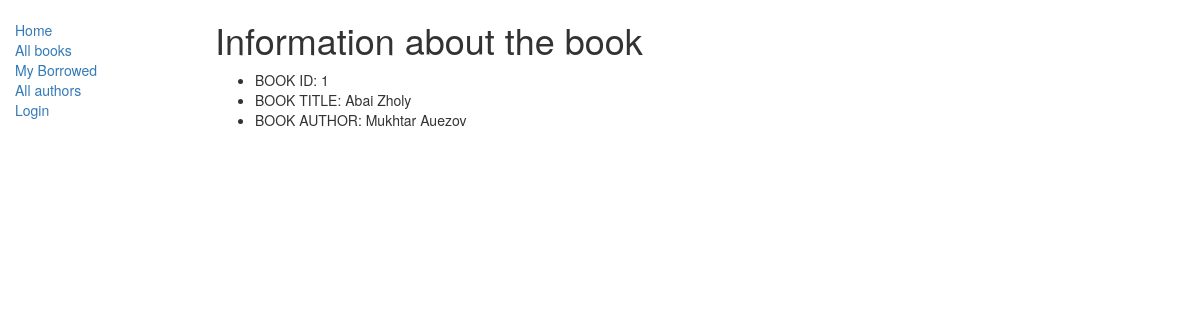
/catalog/book/1, run on the app's committed database.
### catalog/models.py (models this page shows, shortened)
class Book(models.Model):
    title = models.CharField(max_length=200)
    author = models.ForeignKey('Author', on_delete=models.SET_NULL, null=True)
    summary = models.TextField(max_length=1000, help_text="Enter a brief description of the book")
    isbn = models.CharField('ISBN',max_length=13, help_text='13 Character <a href="https://www.isbn-international.org/content/what-isbn">ISBN number</a>')
    genre = models.ManyToManyField(Genre, help_text="Select a genre for this book")
    language = models.ForeignKey('Language', on_delete=models.SET_NULL, null=True)
    def display_genre(self):
        return ', '.join([genre.name for genre in self.genre.all()[:3]])
    display_genre.short_description = 'Genre'

class Author(models.Model):
    first_name = models.CharField(max_length=100)
    last_name = models.CharField(max_length=100)
    date_of_birth = models.DateField(null=True, blank=True)
    date_of_death = models.DateField('Died', null=True, blank=True)

### catalog/views.py (the view)
# urls.py: path('book/<int:pk>', views.BookDetailView.as_view(), name='book-detail'),
class BookDetailView(generic.DetailView):
    model = Book

### catalog/templates/catalog/book_detail.html (shortened to what this page needs)
{% extends "base_generic.html" %}
{% block content %}
  <h1>Information about the book</h1>
  <ul>
  		<li>BOOK ID: {{book.id}}</li>
  		<li>BOOK TITLE: {{book.title}}</li>
  		<li>BOOK AUTHOR: {{book.author.first_name}} {{book.author.last_name}}</li>
  </ul>
{% endblock %}

### data on the page
Book: id "1", title "Abai Zholy", author.first_name "Mukhtar", author.last_name "Auezov"
